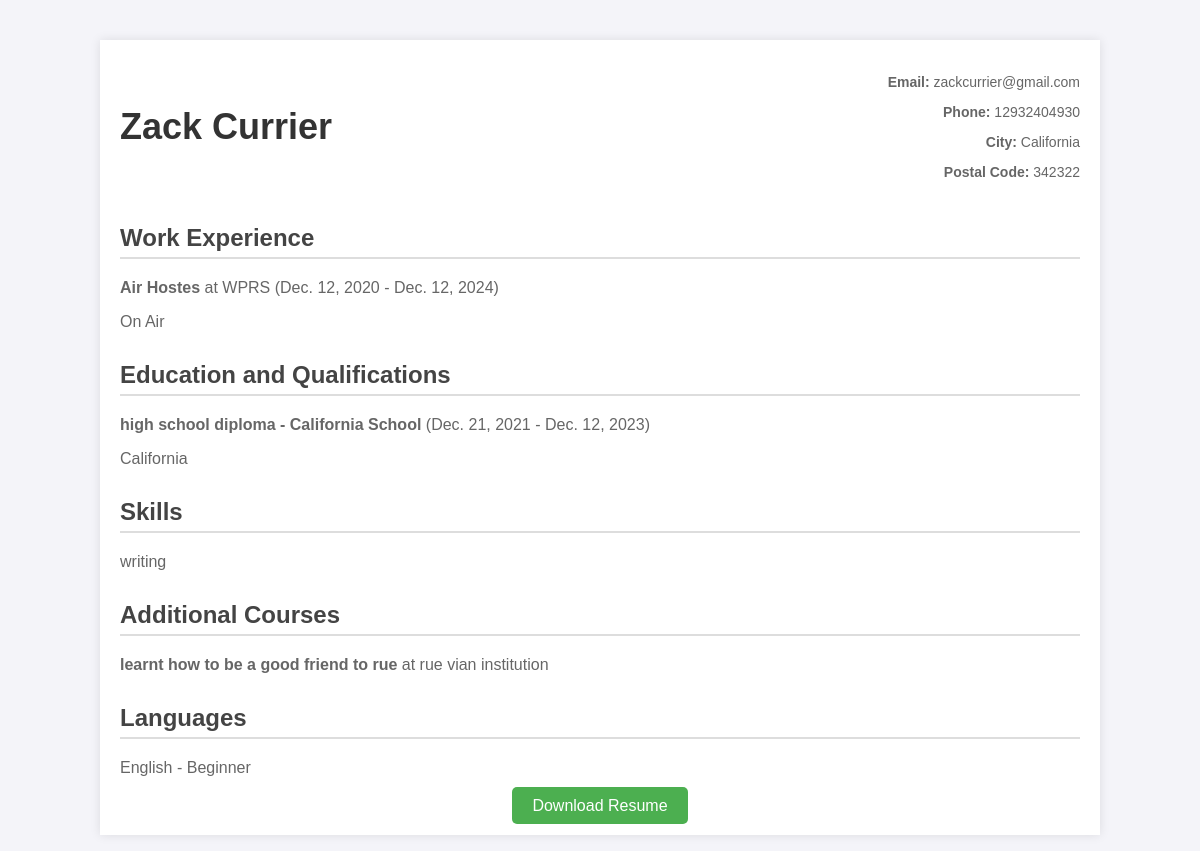
/preview-resume/ (signed in), run on the app's committed database.
### resume_app/models.py (models this page shows, shortened)
class ContactInfo(models.Model):
    user = models.OneToOneField(User, on_delete=models.CASCADE)
    first_name = models.CharField(max_length=50)
    last_name = models.CharField(max_length=50)
    phone_number = models.CharField(max_length=15)  # This should match the column in the DB
    email = models.EmailField()
    address = models.TextField()
    city = models.CharField(max_length=100)
    postal_code = models.CharField(max_length=20)

class WorkExperience(models.Model):
    user = models.ForeignKey(User, on_delete=models.CASCADE)
    employer = models.CharField(max_length=255)
    job_title = models.CharField(max_length=255)
    start_date = models.DateField()
    end_date = models.DateField(blank=True, null=True)
    city = models.CharField(max_length=255)

class Education(models.Model):
    user = models.ForeignKey(User, on_delete=models.CASCADE, null=True, blank=True)
    school = models.CharField(max_length=255)
    degree = models.CharField(max_length=255)
    start_date = models.DateField()
    end_date = models.DateField(blank=True, null=True)
    city = models.CharField(max_length=255)
    class Meta:
        verbose_name = "Education"
        verbose_name_plural = "Educations"

class Skills(models.Model):
    user = models.ForeignKey(User, on_delete=models.CASCADE)  # Use the built-in User model
    skill = models.CharField(max_length=255)
    proficiency = models.CharField(max_length=50, choices=[
        ('Beginner', 'Beginner'),
        ('Intermediate', 'Intermediate'),
        ('Advanced', 'Advanced'),
        ('Expert', 'Expert'),
    ], default='Beginner')

class AdditionalCourse(models.Model):
    user = models.ForeignKey(User, on_delete=models.CASCADE)
    course_name = models.CharField(max_length=255)
    institution = models.CharField(max_length=255)

class Language(models.Model):
    user = models.ForeignKey(User, on_delete=models.CASCADE)  # Tied to the user
    language = models.CharField(max_length=255)  # The language name
    proficiency_level = models.CharField(
        max_length=50,
        choices=[
            ('Beginner', 'Beginner'),
            ('Intermediate', 'Intermediate'),
            ('Advanced', 'Advanced'),
            ('Fluent', 'Fluent'),
        ],
        default='Beginner'
    )

### resume_app/views.py (the view)
# urls.py: path('preview-resume/', views.preview_resume, name='preview_resume'),
@login_required
def preview_resume(request):
    user = request.user
    try:
        resume = Resume.objects.filter(user=user).order_by('-id').first()
        if not resume:
            messages.error(request, "No resume found. Please create a new resume.")
            return redirect('resume_list')
        contact_info = ContactInfo.objects.filter(user=user).first()
        work_experience = WorkExperience.objects.filter(user=user)
        education = Education.objects.filter(user=user)
        skills = Skills.objects.filter(user=user)
        additional_courses = AdditionalCourse.objects.filter(user=user)
        languages_known = Language.objects.filter(user=user)
        context = {
            'resume': resume,
            'contact_info': contact_info,
            'work_experience': work_experience,
            'education': education,
            'skills': skills,
            'additional_courses': additional_courses,
            'languages_known': languages_known,
        }
        return render(request, 'resume_app/preview_resume.html', context)
    except Exception as e:
        messages.error(request, f"An error occurred: {str(e)}")
        return redirect('resume_list')

### resume_app/templates/resume_app/preview_resume.html (shortened to what this page needs)
{% load static %}
<!DOCTYPE html>
<html lang="en">
<head>
    <link rel="stylesheet" href="{% static 'css/style.css' %}">
</head>
<body>
    <div class="resume-container">
        <div class="header">
            <h1>{{ contact_info.first_name }} {{ contact_info.last_name }}</h1>
            <div class="contact-info">
                <p><strong>Email:</strong> {{ contact_info.email }}</p>
                <p><strong>Phone:</strong> {{ contact_info.phone_number }}</p>
                <p><strong>City:</strong> {{ contact_info.city }}</p>
                <p><strong>Postal Code:</strong> {{ contact_info.postal_code }}</p>
            </div>
        </div>
        <div class="section">
            <h2>Work Experience</h2>
            {% for experience in work_experience %}
                <p><strong>{{ experience.job_title }}</strong> at {{ experience.employer }} ({{ experience.start_date }} - {{ experience.end_date }})</p>
                <p>{{ experience.city }}</p>
            {% empty %}
                <p>No work experience available.</p>
            {% endfor %}
        </div>
        <div class="section">
            <h2>Education and Qualifications</h2>
            {% for edu in education %}
                <p><strong>{{ edu.degree }} - {{ edu.school }}</strong> ({{ edu.start_date }} - {{ edu.end_date }})</p>
                <p>{{ edu.city }}</p>
            {% empty %}
                <p>No education records found.</p>
            {% endfor %}
        </div>
        <div class="section">
            <h2>Skills</h2>
            <ul class="skills">
                {% for skill in skills %}
                    <li>{{ skill.skill }} </li>
                {% empty %}
                    <p>No skills available.</p>
                {% endfor %}
            </ul>
        </div>
        <div class="section">
            <h2>Additional Courses</h2>
            {% for course in additional_courses %}
                <p><strong>{{ course.course_name }}</strong> at {{ course.institution }}</p>
            {% empty %}
                <p>No additional courses found.</p>
            {% endfor %}
        </div>
        <div class="section">
            <h2>Languages</h2>
            <ul class="languages">
                {% for language in languages_known %}
                    <li>{{ language.language }} - {{ language.proficiency_level }}</li>
                {% empty %}
                    <p>No language information found.</p>
                {% endfor %}
            </ul>
        </div>
        <div class="download-btn">
            <a href="{% url 'download_resume' resume.id %}" target="_blank">Download Resume</a>
        </div>
    </div>
</body>
</html>

### resume_app/templates/resume_app/preview_resume.html (style rules this page uses)
body { font-family: 'Arial', sans-serif; margin: 0; padding: 0; background-color: #f4f4f9; }
.resume-container { width: 80%; margin: 40px auto; background-color: #ffffff; padding: 20px; box-shadow: 0 0 10px rgba(0, 0, 0, 0.1); }
.header { display: flex; justify-content: space-between; align-items: center; }
.header h1 { font-size: 36px; color: #333; margin: 0; }
.contact-info { text-align: right; font-size: 14px; color: #666; }
.section { margin-top: 30px; }
.section h2 { font-size: 24px; color: #444; border-bottom: 2px solid #ddd; padding-bottom: 5px; }
.section p, .section ul { font-size: 16px; color: #666; }
.section ul { list-style-type: none; padding-left: 0; }
.section li { margin-bottom: 5px; }
.skills li, .languages li { margin-right: 15px; }
.download-btn { margin-top: 20px; text-align: center; }
.download-btn a { padding: 10px 20px; background-color: #4CAF50; color: white; text-decoration: none; border-radius: 5px; }

### data on the page
ContactInfo: first_name "Zack", last_name "Currier", email "zackcurrier@gmail.com", phone_number "12932404930", city "California", postal_code "342322"
WorkExperience: job_title "Air Hostes", employer "WPRS", start_date "Dec. 12, 2020", end_date "Dec. 12, 2024", city "On Air"
Education: degree "high school diploma", school "California School", start_date "Dec. 21, 2021", end_date "Dec. 12, 2023", city "California"
Skills: skill "writing"
AdditionalCourse: course_name "learnt how to be a good friend to rue", institution "rue vian institution"
Language: language "English", proficiency_level "Beginner"
